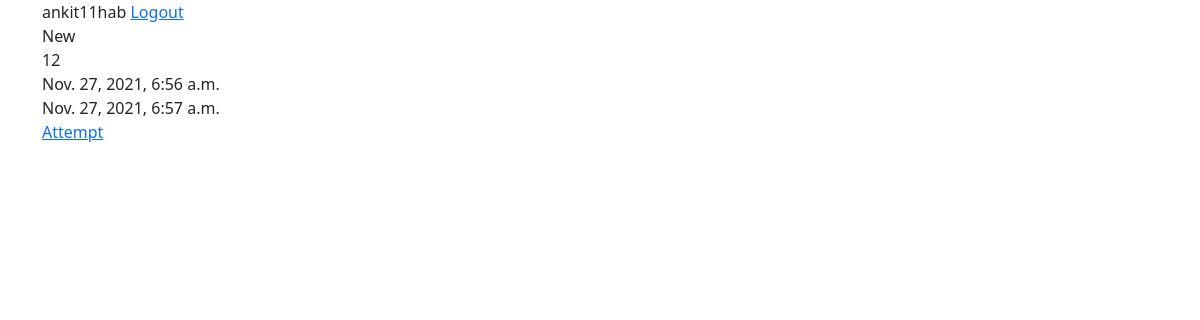
Before: /question/5 (signed in) with the older database file.
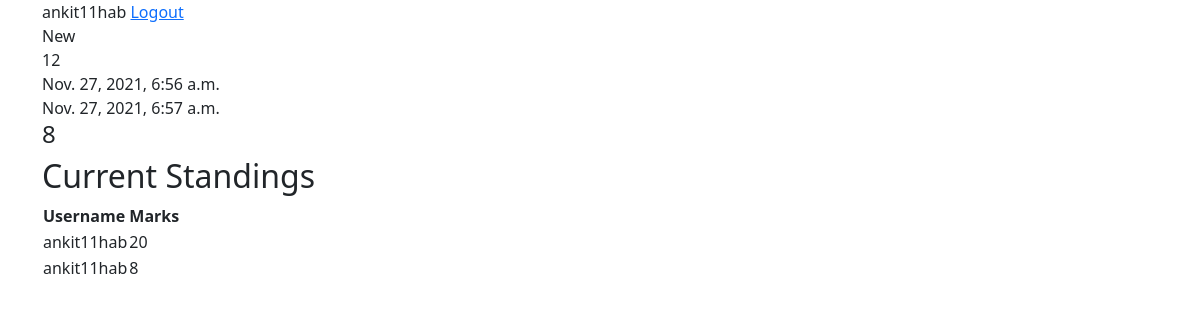
After: the same page with the newer database file.
### users/models.py (models this page shows, shortened)
class Submission(models.Model):
    question = models.ForeignKey(Question, on_delete=models.CASCADE)
    submitted_answer = models.CharField(max_length=200)
    marks_obtd = models.IntegerField(default=0)
    submitted = models.BooleanField(default=False)
    user = models.ForeignKey(User, on_delete=models.CASCADE)

### base/views.py (the view)
# urls.py: path('question/<int:pk>', views.detail_view, name='question-detail'),
@login_required
def detail_view(request,pk):
    question = Question.objects.get(pk = pk)
    all_submissions = Submission.objects.filter(submitted=True)
    if Submission.objects.filter(question=question, user = request.user).first():
        submission = Submission.objects.filter(question=question, user = request.user).first()
    else:
        submission = Submission(question=question, submitted=False, submitted_answer = "", user = request.user)
        submission.save()
    return render(request, 'base/question_detail.html', {'question':question,'submission':submission,'all_submissions':all_submissions})

### base/templates/base/question_detail.html
{% extends 'base/base.html' %}
{% block content %}
{{ user.username }}
<a href="{% url 'logout' %}">Logout</a>
<div>{{ question.title }}</div>
<div>{{ question.classs }}</div>
<div>{{ question.start_time }}</div>
<div>{{ question.end_time }}</div>
{% if submission.submitted %}
    <h4>{{submission.marks_obtd}}</h4>
    <h2>Current Standings</h2>
    <table>
        <tr>
            <th>Username</th>
            <th>Marks</th>
        </tr>
        {% for curr_submission in all_submissions %}
        <tr>
            <td>{{ curr_submission.user.username }}</td>
            <td>{{ curr_submission.marks_obtd }}</td>
        </tr>
        {% endfor %}
    </table>
{% else %}
    <a href = "{% url 'answer-form' question.id %}">Attempt</a>
{% endif %}
{% endblock %}

Changed rows visible on the page:
now on this page (row edited): Submission: marks_obtd "8", user.username "ankit11hab"
changed Submission (number 1 of 2 on the later page): submitted False → True (drawn)
now on this page (row unchanged): Submission: user.username "ankit11hab", marks_obtd "20"
Other visible differences:
text no longer shown: "Attempt"
text now shown: "Current Standings Username Marks"
